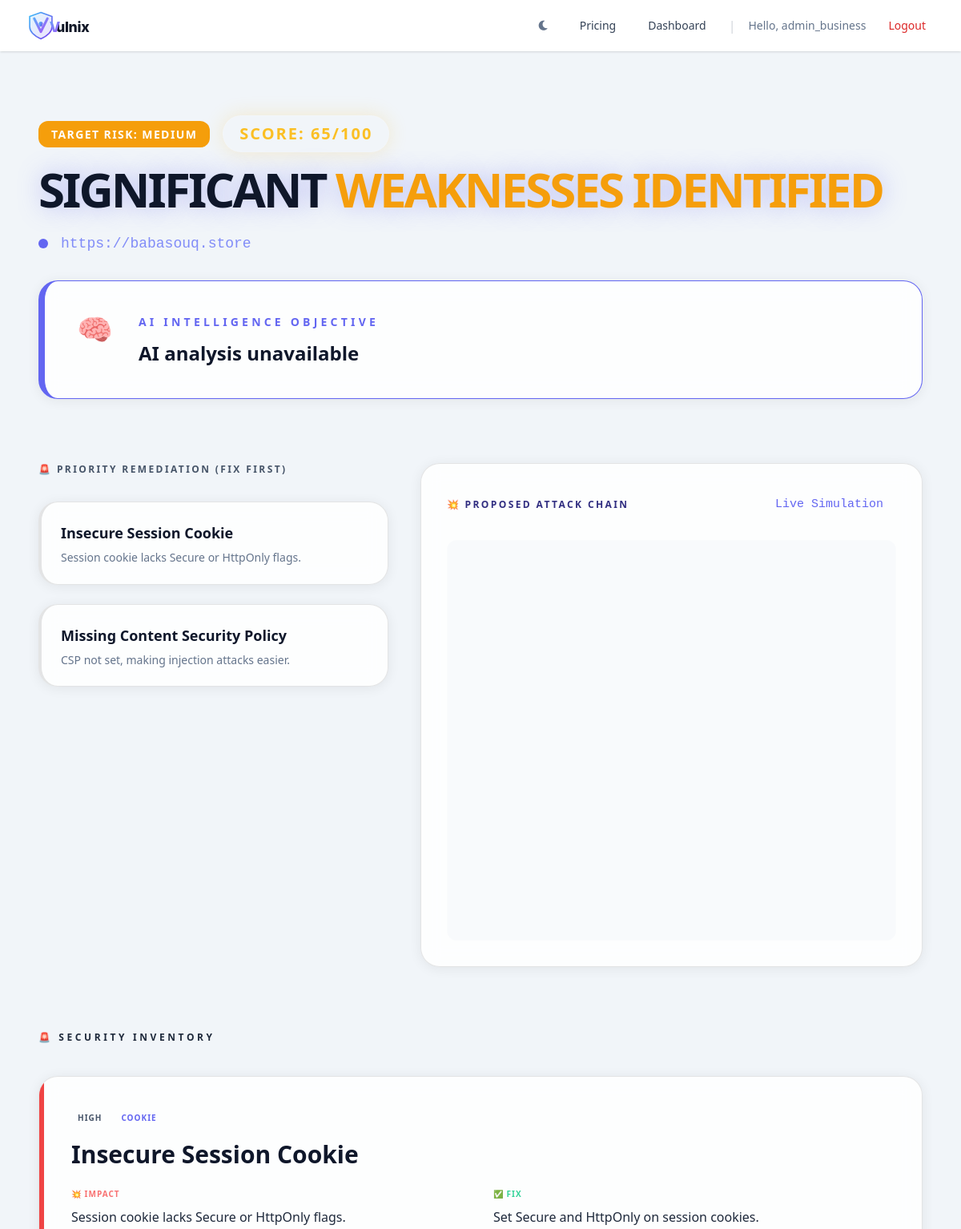
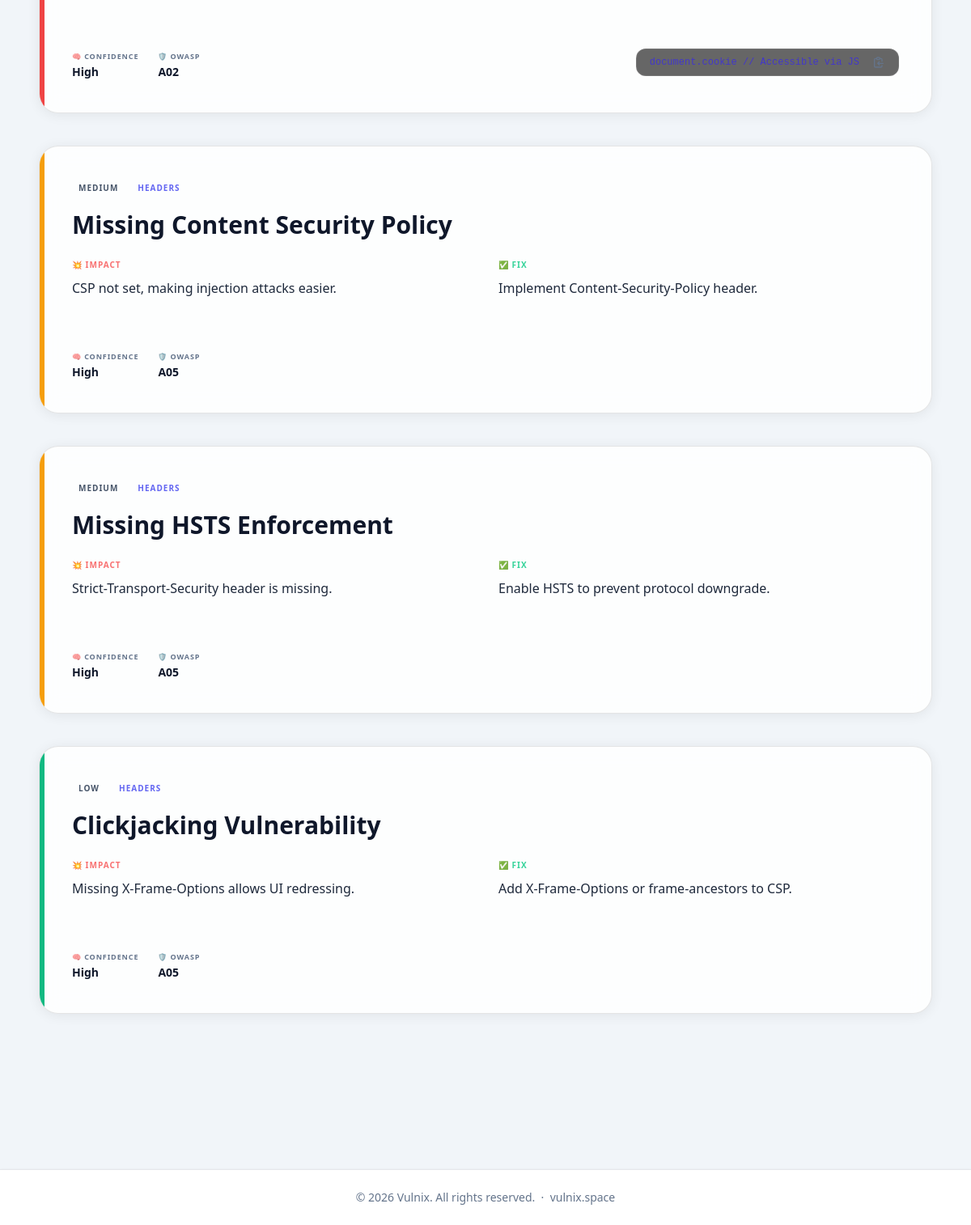
Screenshot of /report/97 (signed in) with the database file from the repository (2 pictures, top to bottom).
### models.py (models this page shows)
class User(UserMixin, db.Model):
    id = db.Column(db.Integer, primary_key=True)
    username = db.Column(db.String(150), unique=True, nullable=False)
    email = db.Column(db.String(255), unique=True, nullable=True)  # Used for Stripe webhook lookup
    password = db.Column(db.String(255), nullable=False)
    tier = db.Column(db.String(20), default='Free')
    api_key = db.Column(db.String(100), unique=True, nullable=True)
    scans = db.relationship('ScanResult', backref='user', lazy=True)

class ScanResult(db.Model):
    id = db.Column(db.Integer, primary_key=True)
    user_id = db.Column(db.Integer, db.ForeignKey('user.id'), nullable=False)
    url = db.Column(db.String(500), nullable=False)
    score = db.Column(db.String(10), nullable=False)
    issues_json = db.Column(db.Text, nullable=False) # Store issues as JSON string
    explanation_json = db.Column(db.Text, nullable=False) # Store explanation as JSON string
    is_public = db.Column(db.Boolean, default=False)
    date_scanned = db.Column(db.DateTime, default=datetime.utcnow)

### routes/report.py (the view)
@report_bp.route("/report/<int:scan_id>")
def report(scan_id):
    scan = db.get_or_404(ScanResult, scan_id)
    if not scan.is_public:
        if not current_user.is_authenticated:
            flash("Please log in to view this private report.")
            return redirect(url_for('auth.login', next=request.path))
        if scan.user_id != current_user.id:
            flash("Unauthorized or Private Report.")
            return redirect(url_for('user.dashboard'))
    from services.priority_engine import prioritize
    from ai_service import safe_generate, generate_summary, _format_input
    issues = json.loads(scan.issues_json)
    meta   = _get_meta(scan)
    issues = prioritize(issues)
    real_finds = [i for i in issues if i.get("classification") in ("REAL_RISK", "SECURITY_WEAKNESS")]
    if real_finds:
        formatted_input = _format_input(real_finds)
        raw_str = json.dumps(real_finds)
        ai_summary = safe_generate(generate_summary, formatted_input, raw_str) or "Attacker may exploit identified vulnerabilities."
    else:
        ai_summary = "Secure Target Environment. No exploited paths or significant security weaknesses identified."
    user_tier = current_user.tier if current_user.is_authenticated else "free"
    return render_template(
        "report.html",
        scan=scan,
        issues=issues,
        score=scan.score,
        risk=meta.get("risk_level", "Unknown"),
        target=scan.url,
        ai_summary=ai_summary,
        meta=meta,
        network_info=meta.get("network_info", {"ip": None, "open_ports": []}),
        scan_failed=meta.get("scan_failed", False),
        is_limited=meta.get("is_limited", False),
        has_issues=meta.get("has_issues", True),
        user_tier=user_tier.lower()
    )

### templates/report.html (shortened to what this page needs)
{% extends "base.html" %}
{% block head %}
<link rel="stylesheet" href="/static/style.css">
{% endblock %}
{% block content %}
<div class="max-w-6xl mx-auto px-6 py-16">
  <div class="mb-20">
    <div class="flex flex-col md:flex-row items-baseline justify-between gap-6 mb-8">
      <div>
        <div class="flex items-center gap-4 mb-4">
          <span class="risk-badge risk-{{ risk|lower }}">Target Risk: {{ risk }}</span>
          <span
            class="px-5 py-2 bg-white/5 border border-white/10 rounded-full text-xl font-black tracking-widest text-[#fbbf24] shadow-[0_0_25px_rgba(251,191,36,0.2)]">
            SCORE: <span class="text-xl">{{ score }}</span>/100
          </span>
        </div>
        <h1 class="text-6xl font-black tracking-tighter leading-none glow-text">
          {% if risk|lower == 'high' %}
          CRITICAL BREACH <span class="text-red-500">VECTORS FOUND</span>
          {% elif risk|lower == 'medium' %}
          SIGNIFICANT <span class="text-amber-500">WEAKNESSES IDENTIFIED</span>
          {% else %}
          SURFACE AREA <span class="text-emerald-500">LOCKED DOWN</span>
          {% endif %}
        </h1>
        <p class="font-mono text-indigo-400 mt-6 text-lg flex items-center">
          <span class="w-3 h-3 bg-indigo-500 rounded-full mr-4 animate-ping"></span>
          {{ target }}
        </p>
      </div>
    </div>
    <div class="glass-card p-10 border-l-8 border-indigo-600">
      <div class="flex items-start gap-8">
        <div class="text-4xl">🧠</div>
        <div>
          <h3 class="text-[14px] font-black text-indigo-500 uppercase tracking-[0.3em] mb-3">AI Intelligence Objective
          </h3>
          <p class="text-2xl font-bold text-grey leading-snug">{{ ai_summary }}</p>
        </div>
      </div>
    </div>
  </div>
  <div class="grid grid-cols-1 lg:grid-cols-12 gap-10 mb-20">
    <div class="lg:col-span-5">
      <h2 class="text-xs font-black text-gray-400 uppercase tracking-[0.2em] mb-8">🚨 Priority Remediation (Fix First)
      </h2>
      <div class="space-y-6">
        {% for issue in issues[:2] %}
        <div class="glass-card p-6 border-l-4 border-red-500 hover:bg-white/5 transition-colors">
          <div class="font-black text-white text-lg mb-2">{{ issue.name }}</div>
          <p class="text-sm text-gray-500 leading-tight">{{ issue.impact }}</p>
        </div>
        {% endfor %}
      </div>
    </div>
    <div class="lg:col-span-7">
      <div class="glass-card p-8 h-full flex flex-col group relative overflow-hidden">
        <div class="flex justify-between items-center mb-6">
          <h2 class="text-xs font-black text-indigo-900 uppercase tracking-[0.2em]">💥 Proposed Attack Chain</h2>
          <span class="text-[15px] px-4 py-2 bg-indigo-1000 text-indigo-500 rounded font-mono">Live Simulation</span>
        </div>
        <div id="graph" class="flex-grow min-h-[500px] rounded-2xl bg-black/50 border border-white/10"></div>
      </div>
    </div>
  </div>
  <div class="mb-20">
    <h2 class="text-xs font-black text-gray-200 uppercase tracking-[0.3em] mb-10">🚨 Security Inventory</h2>
    <div class="space-y-10">
      {% for i in issues if i.category != "Exploit Chain" %}
      {% if user_tier == 'free' and loop.index > 3 %}
      {% if loop.index == 4 %}
      <div
        class="glass-card p-16 text-center border-dashed border-2 border-indigo-900/50 bg-gradient-to-b from-transparent to-indigo-950/20">
        <div class="text-5xl mb-6">🛑</div>
        <h3 class="text-3xl font-black text-white mb-4">Uncover The Full Attack Surface</h3>
        <p class="text-gray-400 max-w-xl mx-auto mb-10 text-lg">🔒 Advanced exploit chains and attack simulations are
          locked. Attackers see everything; your team should too.</p>
        <a href="/pricing"
          class="upgrade-button inline-block px-12 py-5 rounded-2xl text-white font-black uppercase tracking-widest text-sm">Upgrade
          to Intelligence Pro</a>
      </div>
      {% endif %}
      {% else %}
      <div class="glass-card p-10 relative overflow-hidden group">
        <div class="w-1.5 h-full absolute left-0 top-0
                    {% if i.severity|upper == 'HIGH' %} bg-red-500
                    {% elif i.severity|upper == 'MEDIUM' %} bg-amber-500
                    {% else %} bg-emerald-500 {% endif %}"></div>
        <div class="flex flex-col md:flex-row gap-12">
          <div class="flex-grow">
            <div class="flex items-center gap-4 mb-4">
              <span class="text-[10px] font-black px-2 py-1 bg-white/5 text-gray-400 rounded uppercase tracking-widest">
                {% if user_tier == 'free' %}🔒{% endif %} {{ i.severity }}
              </span>
              <span class="text-[10px] font-black text-indigo-500 uppercase tracking-widest">{{ i.category }}</span>
            </div>
            <h3 class="text-3xl font-black text-white mb-6 group-hover:text-indigo-400 transition-colors">{{ i.name }}
            </h3>
            <div class="grid grid-cols-1 md:grid-cols-2 gap-8 mb-8">
              <div>
                <p class="text-[10px] font-black text-red-400 uppercase tracking-widest mb-2">💥 Impact</p>
                <p class="text-gray-200 font-medium leading-relaxed">{{ i.impact }}</p>
              </div>
              <div>
                <p class="text-[10px] font-black text-emerald-400 uppercase tracking-widest mb-2">✅ Fix</p>
                <p class="text-gray-200 font-medium leading-relaxed">{{ i.fix }}</p>
              </div>
            </div>
            <div class="flex items-center justify-between pt-6 border-t border-white/5">
              <div class="flex items-center gap-6">
                <div>
                  <span class="text-[9px] font-black text-gray-500 uppercase tracking-widest">🧠 Confidence</span>
                  <div class="text-sm font-bold text-white">{{ i.confidence }}</div>
                </div>
                {% if i.owasp %}
                <div>
                  <span class="text-[9px] font-black text-gray-500 uppercase tracking-widest">🛡️ OWASP</span>
                  <div class="text-sm font-bold text-white">{{ i.owasp }}</div>
                </div>
                {% endif %}
              </div>
              {% if i.poc and user_tier != 'free' %}
              <div class="flex items-center gap-4 bg-black/60 px-4 py-2 rounded-xl border border-white/10">
                <code class="text-xs text-indigo-400 font-mono">{{ i.poc }}</code>
                <button onclick="copyPoC(this)" class="text-gray-500 hover:text-white transition-colors">
                  <svg class="w-4 h-4" fill="none" stroke="currentColor" viewBox="0 0 24 24">
                    <path stroke-linecap="round" stroke-linejoin="round" stroke-width="2"
                      d="M8 5H6a2 2 0 00-2 2v12a2 2 0 002 2h10a2 2 0 002-2v-1M8 5a2 2 0 002 2h2a2 2 0 002-2M8 5a2 2 0 012-2h2a2 2 0 012 2m0 0h2a2 2 0 012 2v3m2 4H10m0 0l3-3m-3 3l3 3">
                    </path>
                  </svg>
                </button>
              </div>
              {% endif %}
            </div>
          </div>
        </div>
      </div>
      {% endif %}
      {% endfor %}
    </div>
  </div>
</div>
{% endblock %}

### templates/base.html (shortened to what this page needs)
<!DOCTYPE html>
<html lang="en">
<head>
    <script src="https://cdn.tailwindcss.com"></script>
    <link href="https://cdnjs.cloudflare.com/ajax/libs/font-awesome/6.0.0/css/all.min.css" rel="stylesheet">
    {% block head %}{% endblock %}
</head>
<body class="bg-gray-50 dark:bg-gray-900 text-gray-800 dark:text-gray-200 font-sans antialiased flex flex-col min-h-screen transition-colors duration-200">
    <nav class="bg-white dark:bg-gray-800 shadow dark:border-b dark:border-gray-700">
        <div class="max-w-7xl mx-auto px-4 sm:px-6 lg:px-8">
            <div class="flex justify-between h-16">
                <div class="flex">
                    <div class="flex-shrink-0 flex items-center">
                        <a href="{{ url_for('main.index') }}" class="flex items-center" aria-label="Vulnix Home">
                            <svg xmlns="http://www.w3.org/2000/svg" viewBox="0 0 220 60" height="38" aria-hidden="true">
                                <text x="60" y="42" font-family="'Inter','Segoe UI',system-ui,sans-serif"
                                      font-size="28" font-weight="800" letter-spacing="-0.5"
                                      fill="currentColor" class="text-gray-900">ulnix</text>
                                <text x="47" y="42" font-family="'Inter','Segoe UI',system-ui,sans-serif"
                                      font-size="28" font-weight="800" letter-spacing="-0.5"
                                      fill="url(#vGrad)">V</text>
                            </svg>
                        </a>
                    </div>
                </div>
                <div class="flex items-center space-x-4">
                    <button id="theme-toggle" type="button" class="text-gray-500 dark:text-gray-400 hover:bg-gray-100 dark:hover:bg-gray-700 focus:outline-none rounded-lg text-sm p-2.5">
                        <i id="theme-toggle-dark-icon" class="hidden fa-solid fa-moon"></i>
                    </button>
                    {% if current_user.is_authenticated %}
                        <a href="{{ url_for('main.pricing') }}" class="text-gray-600 dark:text-gray-300 hover:text-gray-900 dark:hover:text-white px-3 py-2 rounded-md text-sm font-medium transition-colors">Pricing</a>
                        <a href="{{ url_for('user.dashboard') }}" class="text-gray-600 dark:text-gray-300 hover:text-gray-900 dark:hover:text-white px-3 py-2 rounded-md text-sm font-medium transition-colors">Dashboard</a>
                        <span class="text-gray-300 dark:text-gray-600">|</span>
                        <span class="text-sm text-gray-500 dark:text-gray-400">Hello, {{ current_user.username }}</span>
                        <a href="{{ url_for('auth.logout') }}" class="text-sm text-red-600 hover:text-red-800 dark:text-red-400 dark:hover:text-red-300 px-3 py-2 transition-colors">Logout</a>
                    {% endif %}
                </div>
            </div>
        </div>
    </nav>
    <div class="max-w-7xl mx-auto px-4 pt-4">
    </div>
    <main class="flex-grow">
        {% block content %}{% endblock %}
    </main>
    <footer class="bg-white dark:bg-gray-800 shadow mt-12 py-6 border-t dark:border-gray-700">
        <div class="max-w-7xl mx-auto px-4 text-center text-gray-500 dark:text-gray-400 text-sm">
            &copy; 2026 Vulnix. All rights reserved. &nbsp;·&nbsp; <a href="https://vulnix.space" class="hover:text-indigo-500 transition-colors">vulnix.space</a>
        </div>
    </footer>
</body>
</html>

### rows the page displays
User: username "admin_business"
ScanResult: score "65", url "https://babasouq.store"

### other values shown
{{ risk }} "MEDIUM"
{{ ai_summary }} "AI analysis unavailable"
{{ issue.name }} "Insecure Session Cookie" "Missing Content Security Policy"
{{ issue.impact }} "Session cookie lacks Secure or HttpOnly flags." "CSP not set, making injection attacks easier."
{{ i.severity }} "HIGH" "MEDIUM" "MEDIUM" "LOW"
{{ i.category }} "COOKIE" "HEADERS" "HEADERS" "HEADERS"
{{ i.name }} "Insecure Session Cookie" "Missing Content Security Policy" "Missing HSTS Enforcement" "Clickjacking Vulnerability"
{{ i.impact }} "Session cookie lacks Secure or HttpOnly flags." "CSP not set, making injection attacks easier." "Strict-Transport-Security header is missing." "Missing X-Frame-Options allows UI redressing."
{{ i.fix }} "Set Secure and HttpOnly on session cookies." "Implement Content-Security-Policy header." "Enable HSTS to prevent protocol downgrade." "Add X-Frame-Options or frame-ancestors to CSP."
{{ i.confidence }} "High" "High" "High" "High"
{{ i.owasp }} "A02" "A05" "A05" "A05"
{{ i.poc }} "document.cookie // Accessible via JS"
